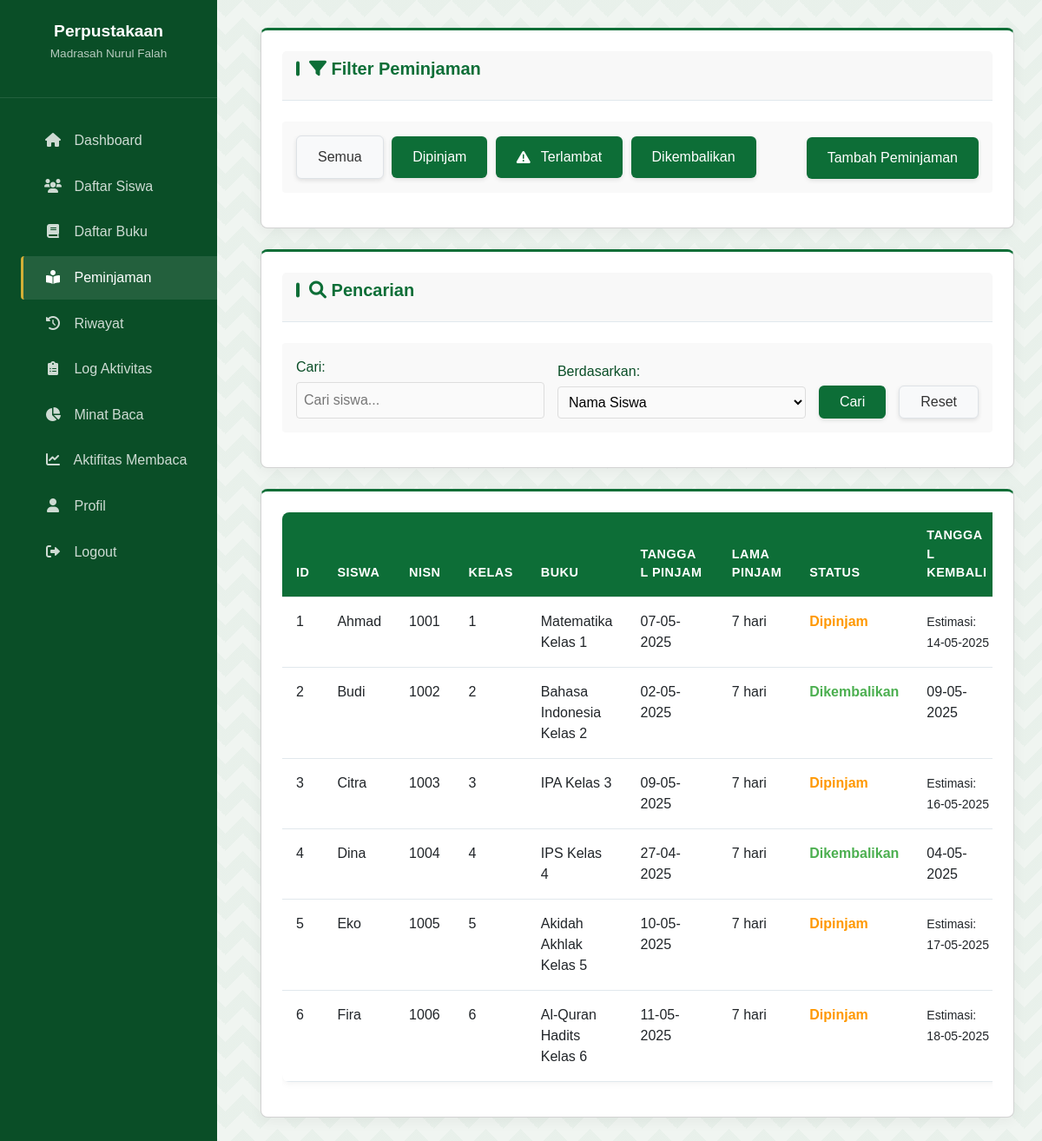
The page /admin/peminjaman.php (signed in) on the database its author committed.
### tables this page shows
CREATE TABLE IF NOT EXISTS peminjaman (
    id INT AUTO_INCREMENT PRIMARY KEY,
    siswa_id INT NOT NULL,
    buku_id INT NOT NULL,
    tanggal_pinjam DATE NOT NULL,
    lama_pinjam INT NOT NULL DEFAULT 7,  
    tanggal_kembali DATE,
    status ENUM('dipinjam', 'dikembalikan') NOT NULL DEFAULT 'dipinjam',
    keterlambatan INT DEFAULT 0,  
    created_at TIMESTAMP DEFAULT CURRENT_TIMESTAMP,
    FOREIGN KEY (siswa_id) REFERENCES siswa(id) ON DELETE CASCADE,
    FOREIGN KEY (buku_id) REFERENCES buku(id) ON DELETE CASCADE
);

CREATE TABLE IF NOT EXISTS siswa (
    id INT AUTO_INCREMENT PRIMARY KEY,
    nisn VARCHAR(20) NOT NULL UNIQUE,
    password VARCHAR(255) NOT NULL,
    nama VARCHAR(100) NOT NULL,
    kelas VARCHAR(10) NOT NULL,
    created_at TIMESTAMP DEFAULT CURRENT_TIMESTAMP
);

CREATE TABLE IF NOT EXISTS buku (
    id INT AUTO_INCREMENT PRIMARY KEY,
    judul VARCHAR(255) NOT NULL,
    pengarang VARCHAR(100) NOT NULL,
    penerbit VARCHAR(100) NOT NULL,
    tahun_terbit YEAR NOT NULL,
    isbn VARCHAR(20),
    jumlah_buku INT NOT NULL DEFAULT 1,
    kategori_id INT NOT NULL,
    created_at TIMESTAMP DEFAULT CURRENT_TIMESTAMP,
    FOREIGN KEY (kategori_id) REFERENCES kategori_buku(id)
);

### includes/functions.php (called while the page is built, shortened)
<?php
function formatDate($date) {
    return date('d-m-Y', strtotime($date));
}

### admin/peminjaman.php (the view, shortened to what this page needs)
<?php
require_once 'includes/header.php';
$search = isset($_GET['search']) ? cleanInput($_GET['search']) : '';
$searchType = isset($_GET['search_type']) ? $_GET['search_type'] : 'nama';
$filterCondition = '';
$searchCondition = '';
$query = "SELECT p.*, s.nama as siswa_nama, s.kelas as siswa_kelas, s.nisn as siswa_nisn, b.judul as buku_judul
          FROM peminjaman p
          JOIN siswa s ON p.siswa_id = s.id
          JOIN buku b ON p.buku_id = b.id
          $filterCondition
          $searchCondition
          ORDER BY p.created_at DESC";
$result = mysqli_query($conn, $query);
$loans = [];
if ($result) {
    while ($row = mysqli_fetch_assoc($result)) {
        $loans[] = $row;
    }
}
?>
<div class="card">
    <div class="card-header">
        <h2 class="card-title"><i class="fas fa-filter"></i> Filter Peminjaman</h2>
    </div>
    <div class="filter-container" style="padding: 1rem; background-color: #f9f9f9; border-radius: 4px; margin-bottom: 1rem;">
        <div class="filter-row" style="display: flex; flex-wrap: wrap; gap: 15px; align-items: flex-end;">
            <div>
                <a href="peminjaman.php" class="btn <?php echo !isset($_GET['filter']) ? 'btn-secondary' : ''; ?>" style="margin-right: 5px;">Semua</a>
                <a href="peminjaman.php?filter=active<?php echo !empty($search) ? '&search=' . urlencode($search) . '&search_type=' . $searchType : ''; ?>"
                   class="btn <?php echo (isset($_GET['filter']) && $_GET['filter'] === 'active' && !isset($_GET['late'])) ? 'btn-secondary' : ''; ?>"
                   style="margin-right: 5px;">Dipinjam</a>
                <a href="peminjaman.php?filter=active&late=true<?php echo !empty($search) ? '&search=' . urlencode($search) . '&search_type=' . $searchType : ''; ?>"
                   class="btn <?php echo (isset($_GET['filter']) && $_GET['filter'] === 'active' && isset($_GET['late']) && $_GET['late'] === 'true') ? 'btn-secondary' : ''; ?>"
                   style="margin-right: 5px; background-color: <?php echo (isset($_GET['late']) && $_GET['late'] === 'true') ? '#DC3545' : ''; ?>">
                   <i class="fas fa-exclamation-triangle"></i> Terlambat
                </a>
                <a href="peminjaman.php?filter=returned<?php echo !empty($search) ? '&search=' . urlencode($search) . '&search_type=' . $searchType : ''; ?>"
                   class="btn <?php echo (isset($_GET['filter']) && $_GET['filter'] === 'returned') ? 'btn-secondary' : ''; ?>">Dikembalikan</a>
            </div>
            <div style="margin-left: auto;">
                <a href="peminjaman_tambah.php" class="btn">Tambah Peminjaman</a>
            </div>
        </div>
    </div>
</div>
<div class="card">
    <div class="card-header">
        <h2 class="card-title"><i class="fas fa-search"></i> Pencarian</h2>
    </div>
    <div class="filter-container" style="padding: 1rem; background-color: #f9f9f9; border-radius: 4px; margin-bottom: 1rem;">
        <form action="" method="get" class="filter-form">
            <div class="filter-row" style="display: flex; flex-wrap: wrap; gap: 15px; align-items: flex-end;">
                <div class="filter-item" style="flex: 1;">
                    <label for="search" style="display: block; margin-bottom: 5px; font-weight: 500;">Cari:</label>
                    <input type="text" name="search" id="search" value="<?php echo htmlspecialchars($search); ?>"
                           placeholder="Cari siswa..." style="width: 100%; padding: 8px; border-radius: 4px; border: 1px solid #ddd;">
                </div>
                <div class="filter-item">
                    <label for="search_type" style="display: block; margin-bottom: 5px; font-weight: 500;">Berdasarkan:</label>
                    <select name="search_type" id="search_type" style="padding: 8px; border-radius: 4px; border: 1px solid #ddd;">
                        <option value="nama" <?php echo $searchType === 'nama' ? 'selected' : ''; ?>>Nama Siswa</option>
                    </select>
                </div>
                <div class="button-container">
                    <button type="submit" class="btn" style="margin-right: 5px;">Cari</button>
                    <a href="peminjaman.php<?php echo isset($_GET['filter']) ? '?filter=' . $_GET['filter'] : ''; ?>" class="btn btn-secondary">Reset</a>
                </div>
            </div>
        </form>
    </div>
</div>
<div class="card">
    <?php if (empty($loans)): ?>
        <div style="padding: 20px; text-align: center;">
            <i class="fas fa-info-circle" style="font-size: 24px; color: #6c757d; margin-bottom: 10px;"></i>
            <p>Tidak ada data peminjaman<?php echo !empty($search) ? ' untuk pencarian yang dilakukan' : ''; ?>.</p>
        </div>
    <?php else: ?>
        <div style="overflow-x: auto;">
            <table class="table">
                <thead>
                    <tr>
                        <th>ID</th>
                        <th>Siswa</th>
                        <th>NISN</th>
                        <th>Kelas</th>
                        <th>Buku</th>
                        <th>Tanggal Pinjam</th>
                        <th>Lama Pinjam</th>
                        <th>Status</th>
                        <th>Tanggal Kembali</th>
                    </tr>
                </thead>
                <tbody>
                    <?php foreach ($loans as $loan): ?>
                        <?php
                            $is_currently_overdue = false;
                            if ($loan['status'] == 'dipinjam') {
                                $jatuh_tempo = date('Y-m-d', strtotime($loan['tanggal_pinjam'] . ' + ' . $loan['lama_pinjam'] . ' days'));
                                $today = date('Y-m-d');
                                $is_currently_overdue = ($today > $jatuh_tempo);
                            }
                        ?>
                        <tr <?php echo $is_currently_overdue ? 'style="background-color: #fff8e1;"' : ''; ?>>
                            <td><?php echo $loan['id']; ?></td>
                            <td><?php echo htmlspecialchars($loan['siswa_nama']); ?></td>
                            <td><?php echo htmlspecialchars($loan['siswa_nisn']); ?></td>
                            <td><?php echo htmlspecialchars($loan['siswa_kelas']); ?></td>
                            <td><?php echo htmlspecialchars($loan['buku_judul']); ?></td>
                            <td><?php echo formatDate($loan['tanggal_pinjam']); ?></td>
                            <td><?php echo $loan['lama_pinjam']; ?> hari</td>
                            <td>
                                <?php if ($loan['status'] == 'dipinjam'): ?>
                                    <?php if ($is_currently_overdue): ?>
                                        <span style="color: #e53935; font-weight: bold;">Terlambat</span>
                                    <?php else: ?>
                                        <span style="color: #ff9800; font-weight: bold;">Dipinjam</span>
                                    <?php endif; ?>
                                <?php else: ?>
                                    <span style="color: #4CAF50; font-weight: bold;">Dikembalikan</span>
                                <?php endif; ?>
                            </td>
                            <td>
                                <?php
                                    if (!empty($loan['tanggal_kembali'])) {
                                        echo formatDate($loan['tanggal_kembali']);
                                    } else {
                                        echo '<small>Estimasi: ' . formatDate(date('Y-m-d', strtotime($loan['tanggal_pinjam'] . ' + ' . $loan['lama_pinjam'] . ' days'))) . '</small>';
                                    }
                                ?>
                            </td>
                        </tr>
                    <?php endforeach; ?>
                </tbody>
            </table>
        </div>
    <?php endif; ?>
</div>
<?php
require_once 'includes/footer.php';
require_once 'includes/footer.php';

### admin/peminjaman.php (style rules this page uses)
.filter-container { margin-bottom: 20px; }
.filter-form { width: 100%; }
.filter-row { display: flex; flex-wrap: wrap; gap: 15px; align-items: flex-end; }
.filter-item { min-width: 150px; flex: 1; }
.filter-form select, .filter-form input[type="text"] { width: 100%; }
.button-container { display: flex; align-items: center; gap: 10px; height: 100%; }
.button-container .btn { padding: 8px 16px; border-radius: 4px; text-decoration: none; font-weight: 500; transition: all 0.3s ease; height: 38px; display: flex; align-items: center; justify-content: center; border: 1px solid #dee2e6; background-color: var(--primary-color); color: white; }
.button-container .btn-secondary { background-color: #f8f9fa; color: #495057; border: 1px solid #dee2e6; }

### rows shown on the page
peminjaman: id "1", siswa.nama "Ahmad", siswa.nisn "1001", siswa.kelas "1", buku.judul "Matematika Kelas 1", tanggal_pinjam "07-05-2025", lama_pinjam "7", status "Dipinjam", tanggal_pinjam+lama_pinjam "14-05-2025"
peminjaman: id "2", siswa.nama "Budi", siswa.nisn "1002", siswa.kelas "2", buku.judul "Bahasa Indonesia Kelas 2", tanggal_pinjam "02-05-2025", lama_pinjam "7", status "Dikembalikan", tanggal_kembali "09-05-2025"
peminjaman: id "3", siswa.nama "Citra", siswa.nisn "1003", siswa.kelas "3", buku.judul "IPA Kelas 3", tanggal_pinjam "09-05-2025", lama_pinjam "7", status "Dipinjam", tanggal_pinjam+lama_pinjam "16-05-2025"
peminjaman: id "4", siswa.nama "Dina", siswa.nisn "1004", siswa.kelas "4", buku.judul "IPS Kelas 4", tanggal_pinjam "27-04-2025", lama_pinjam "7", status "Dikembalikan", tanggal_kembali "04-05-2025"
peminjaman: id "5", siswa.nama "Eko", siswa.nisn "1005", siswa.kelas "5", buku.judul "Akidah Akhlak Kelas 5", tanggal_pinjam "10-05-2025", lama_pinjam "7", status "Dipinjam", tanggal_pinjam+lama_pinjam "17-05-2025"
peminjaman: id "6", siswa.nama "Fira", siswa.nisn "1006", siswa.kelas "6", buku.judul "Al-Quran Hadits Kelas 6", tanggal_pinjam "11-05-2025", lama_pinjam "7", status "Dipinjam", tanggal_pinjam+lama_pinjam "18-05-2025"
